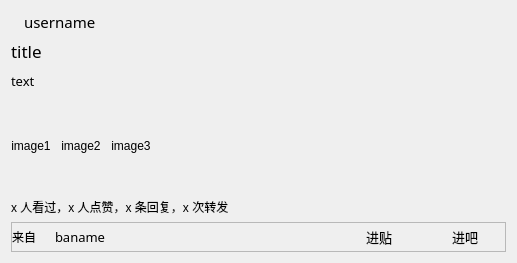
<?xml version="1.0" encoding="UTF-8"?>
<ui version="4.0">
 <class>Form</class>
 <widget class="QWidget" name="Form">
  <property name="geometry">
   <rect>
    <x>0</x>
    <y>0</y>
    <width>517</width>
    <height>263</height>
   </rect>
  </property>
  <property name="windowTitle">
   <string>贴子预览</string>
  </property>
  <property name="styleSheet">
   <string notr="true">QWidget{font-family: &quot;微软雅黑&quot;;}
</string>
  </property>
  <layout class="QGridLayout" name="gridLayout_3">
   <item row="0" column="0">
    <layout class="QHBoxLayout" name="horizontalLayout_3" stretch="0,1">
     <item>
      <widget class="QLabel" name="label_4">
       <property name="text">
        <string/>
       </property>
       <property name="alignment">
        <set>Qt::AlignCenter</set>
       </property>
      </widget>
     </item>
     <item>
      <widget class="QLabel" name="label_3">
       <property name="font">
        <font>
         <family>微软雅黑</family>
         <pointsize>11</pointsize>
        </font>
       </property>
       <property name="text">
        <string>username</string>
       </property>
      </widget>
     </item>
    </layout>
   </item>
   <item row="1" column="0">
    <layout class="QGridLayout" name="gridLayout" rowstretch="0,0,1">
     <property name="horizontalSpacing">
      <number>0</number>
     </property>
     <property name="verticalSpacing">
      <number>9</number>
     </property>
     <item row="1" column="0" colspan="4">
      <widget class="QLabel" name="label_6">
       <property name="font">
        <font>
         <family>微软雅黑</family>
         <pointsize>10</pointsize>
        </font>
       </property>
       <property name="text">
        <string>text</string>
       </property>
       <property name="alignment">
        <set>Qt::AlignLeading|Qt::AlignLeft|Qt::AlignTop</set>
       </property>
       <property name="wordWrap">
        <bool>true</bool>
       </property>
      </widget>
     </item>
     <item row="0" column="0" colspan="4">
      <widget class="QLabel" name="label_5">
       <property name="font">
        <font>
         <family>微软雅黑</family>
         <pointsize>13</pointsize>
        </font>
       </property>
       <property name="text">
        <string>title</string>
       </property>
       <property name="alignment">
        <set>Qt::AlignLeading|Qt::AlignLeft|Qt::AlignTop</set>
       </property>
       <property name="wordWrap">
        <bool>true</bool>
       </property>
      </widget>
     </item>
     <item row="2" column="0">
      <widget class="QFrame" name="frame_2">
       <property name="frameShape">
        <enum>QFrame::NoFrame</enum>
       </property>
       <property name="frameShadow">
        <enum>QFrame::Raised</enum>
       </property>
       <layout class="QGridLayout" name="gridLayout_2">
        <property name="leftMargin">
         <number>0</number>
        </property>
        <property name="topMargin">
         <number>0</number>
        </property>
        <property name="rightMargin">
         <number>0</number>
        </property>
        <property name="bottomMargin">
         <number>0</number>
        </property>
        <item row="0" column="0">
         <layout class="QHBoxLayout" name="horizontalLayout_2">
          <property name="spacing">
           <number>10</number>
          </property>
          <item>
           <widget class="QLabel" name="label_7">
            <property name="text">
             <string>image1</string>
            </property>
            <property name="alignment">
             <set>Qt::AlignCenter</set>
            </property>
           </widget>
          </item>
          <item>
           <widget class="QLabel" name="label_8">
            <property name="text">
             <string>image2</string>
            </property>
            <property name="alignment">
             <set>Qt::AlignCenter</set>
            </property>
           </widget>
          </item>
          <item>
           <widget class="QLabel" name="label_9">
            <property name="text">
             <string>image3</string>
            </property>
            <property name="alignment">
             <set>Qt::AlignCenter</set>
            </property>
           </widget>
          </item>
          <item>
           <spacer name="horizontalSpacer_3">
            <property name="orientation">
             <enum>Qt::Horizontal</enum>
            </property>
            <property name="sizeHint" stdset="0">
             <size>
              <width>40</width>
              <height>20</height>
             </size>
            </property>
           </spacer>
          </item>
         </layout>
        </item>
       </layout>
      </widget>
     </item>
    </layout>
   </item>
   <item row="2" column="0">
    <widget class="QLabel" name="label_11">
     <property name="text">
      <string>x 人看过，x 人点赞，x 条回复，x 次转发</string>
     </property>
    </widget>
   </item>
   <item row="3" column="0">
    <widget class="QFrame" name="frame">
     <property name="frameShape">
      <enum>QFrame::StyledPanel</enum>
     </property>
     <property name="frameShadow">
      <enum>QFrame::Raised</enum>
     </property>
     <layout class="QVBoxLayout" name="verticalLayout">
      <property name="leftMargin">
       <number>0</number>
      </property>
      <property name="topMargin">
       <number>0</number>
      </property>
      <property name="rightMargin">
       <number>0</number>
      </property>
      <property name="bottomMargin">
       <number>0</number>
      </property>
      <item>
       <layout class="QHBoxLayout" name="horizontalLayout" stretch="0,0,0,0,0,0">
        <item>
         <widget class="QLabel" name="label_10">
          <property name="text">
           <string>来自</string>
          </property>
         </widget>
        </item>
        <item>
         <widget class="QLabel" name="label">
          <property name="text">
           <string/>
          </property>
          <property name="alignment">
           <set>Qt::AlignCenter</set>
          </property>
         </widget>
        </item>
        <item>
         <widget class="QLabel" name="label_2">
          <property name="font">
           <font>
            <family>微软雅黑</family>
            <pointsize>10</pointsize>
           </font>
          </property>
          <property name="text">
           <string>baname</string>
          </property>
         </widget>
        </item>
        <item>
         <spacer name="horizontalSpacer">
          <property name="orientation">
           <enum>Qt::Horizontal</enum>
          </property>
          <property name="sizeHint" stdset="0">
           <size>
            <width>40</width>
            <height>20</height>
           </size>
          </property>
         </spacer>
        </item>
        <item>
         <widget class="QPushButton" name="pushButton_2">
          <property name="font">
           <font>
            <family>微软雅黑</family>
            <pointsize>10</pointsize>
           </font>
          </property>
          <property name="text">
           <string>进贴</string>
          </property>
          <property name="flat">
           <bool>true</bool>
          </property>
         </widget>
        </item>
        <item>
         <widget class="QPushButton" name="pushButton_3">
          <property name="font">
           <font>
            <family>微软雅黑</family>
            <pointsize>10</pointsize>
           </font>
          </property>
          <property name="text">
           <string>进吧</string>
          </property>
          <property name="flat">
           <bool>true</bool>
          </property>
         </widget>
        </item>
       </layout>
      </item>
     </layout>
    </widget>
   </item>
  </layout>
 </widget>
 <resources/>
 <connections/>
</ui>
